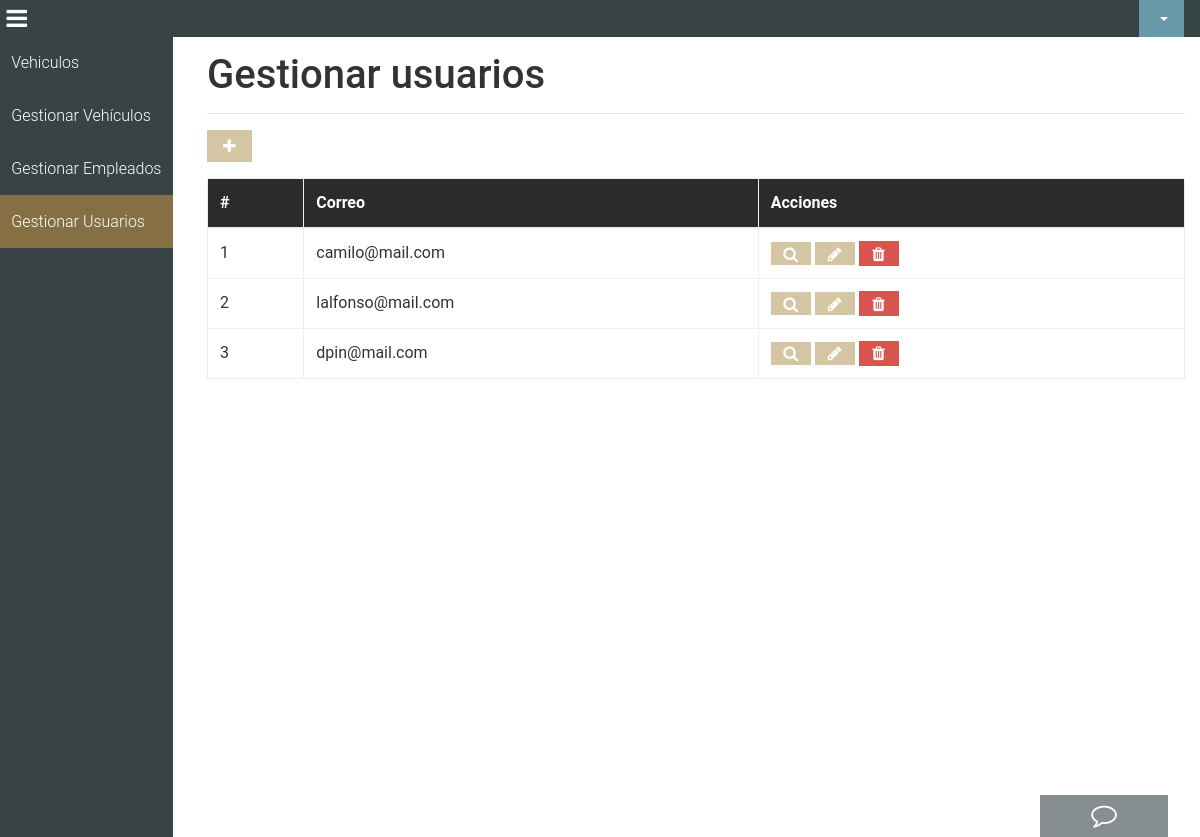
Page /dashboardadmin/gestion_usuarios/usuarios.php on the committed database.
### tables this page shows
CREATE TABLE `clientes` (
  `id_cliente` int(11) NOT NULL,
  `nombre` varchar(100) NOT NULL,
  `apellido1` varchar(100) NOT NULL,
  `apellido2` varchar(100) NOT NULL,
  `sexo` varchar(100) NOT NULL,
  `telefono` bigint(20) NOT NULL,
  `tipo_documento` varchar(100) NOT NULL,
  `numero_documento` int(11) NOT NULL,
  `correo` varchar(100) NOT NULL,
  `contrasena` varchar(100) NOT NULL
);

### dashboardadmin/gestion_usuarios/usuarios.php (the view, shortened to what this page needs)
<?php
    require "../../php/conexion.php";
    $sql = mysqli_query($con, "SELECT * FROM clientes");
    require "../../layouts/header.php";
    require "../../layouts/navbar.php";
?>
    <div class="content">
        <div class="container-fluid">
            <h1>Gestionar usuarios</h1>
            <hr>
            <a class="fa fa-plus btn btn-success ar" href="adicionar_usuario.php"></a>
            <div class="table-fluid">
                <table class="table table-bordered">
                    <thead class="thead-inverse">
                        <tr>
                            <th>#</th>
                            <th>Correo</th>
                            <th>Acciones</th>
                        </tr>
                    </thead>
                    <?php while ($row = mysqli_fetch_array($sql)): ?>
                    <tr>
                        <td><?= $row['id_cliente'] ?></td>
                        <td><?= $row['correo'] ?></td>
                        <td>
                            <a class='fa fa-search btn btn-success btn-actions' href='consultar_usuario.php?id=<?= $row['id_cliente'] ?>'></a>
                            <a class='fa fa-pencil btn btn-success btn-actions' href='editar_usuario.php?id=<?= $row['id_cliente'] ?>'></a>
                            <a class='fa fa-trash btn btn-danger btn-actions' href='eliminar_usuario.php?id=<?= $row['id_cliente'] ?>' onclick="return confirm('Seguro que quieres eliminar este usuario?')"></a>
                        </td>
                    </tr>
                    <?php endwhile; ?>
                </table>
            </div>
        </div>
    </div>
<?php include '../../layouts/footer.php' ?>

### css/master.css (style rules this page uses)
body { color: #333; font-family: 'Roboto', sans-serif; }
html, body { height: 100%; }
.btn-success { background-color: rgba(169, 141, 72, 0.5); border: none; }
.table-fluid { overflow: auto; }
.btn-actions { padding: 0.2rem; width: 2.5rem; }
.btn { border-radius: initial; }
.content { padding-left: 12rem; height: 100%; }
.content div { margin-top: 1rem; }
.fa { color: #fff !important; }

### rows in the picture
clientes: id_cliente "1", correo "camilo@mail.com"
clientes: id_cliente "2", correo "lalfonso@mail.com"
clientes: id_cliente "3", correo "dpin@mail.com"
